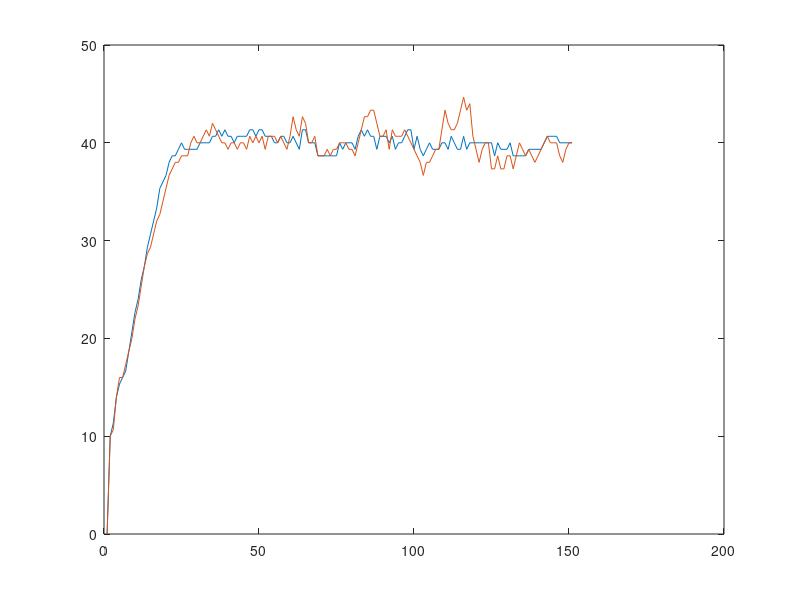

The MATLAB script that drew this image:
% Step response ref 40.rpm 
% PID : 0.5 1.25 0.25 
% Filter : 0.25
% Sample_Time 100 ms

V = [
0.00		0.00
10.00		6.67
16.67		20.00
16.67		13.33
13.33		13.33
13.33		16.67
16.67		16.67
20.00		20.00
20.00		20.00
23.33		20.00
23.33		23.33
26.67		26.67
26.67		26.67
30.00		30.00
30.00		30.00
33.33		30.00
33.33		30.00
33.33		33.33
36.67		36.67
40.00		33.33
36.67		36.67
36.67		36.67
40.00		40.00
40.00		40.00
40.00		36.67
40.00		36.67
40.00		40.00
36.67		40.00
40.00		40.00
40.00		43.33
40.00		40.00
40.00		36.67
40.00		40.00
40.00		43.33
40.00		46.67
40.00		36.67
43.33		43.33
40.00		36.67
43.33		40.00
36.67		43.33
43.33		36.67
40.00		40.00
40.00		40.00
40.00		40.00
40.00		40.00
43.33		40.00
40.00		40.00
40.00		36.67
43.33		46.67
40.00		36.67
40.00		43.33
43.33		36.67
40.00		40.00
40.00		40.00
40.00		43.33
40.00		43.33
40.00		36.67
40.00		36.67
43.33		43.33
40.00		40.00
36.67		40.00
40.00		43.33
43.33		46.67
40.00		36.67
36.67		36.67
46.67		50.00
40.00		40.00
36.67		36.67
40.00		36.67
36.67		40.00
40.00		40.00
40.00		40.00
36.67		36.67
40.00		40.00
36.67		36.67
40.00		43.33
40.00		40.00
43.33		40.00
36.67		40.00
40.00		36.67
40.00		40.00
40.00		40.00
40.00		36.67
43.33		46.67
43.33		43.33
36.67		46.67
43.33		40.00
36.67		40.00
43.33		46.67
36.67		36.67
43.33		40.00
43.33		40.00
36.67		43.33
40.00		36.67
40.00		46.67
36.67		36.67
46.67		40.00
36.67		43.33
43.33		40.00
43.33		43.33
36.67		33.33
36.67		36.67
43.33		40.00
36.67		36.67
40.00		36.67
40.00		40.00
40.00		36.67
40.00		43.33
36.67		40.00
40.00		36.67
43.33		50.00
40.00		46.67
36.67		36.67
43.33		36.67
36.67		36.67
40.00		53.33
40.00		53.33
43.33		43.33
36.67		30.00
40.00		40.00
40.00		36.67
40.00		46.67
43.33		36.67
36.67		36.67
40.00		43.33
40.00		36.67
40.00		33.33
36.67		36.67
43.33		43.33
36.67		36.67
40.00		36.67
40.00		40.00
40.00		36.67
36.67		36.67
36.67		43.33
40.00		43.33
40.00		36.67
40.00		33.33
40.00		40.00
36.67		40.00
40.00		40.00
40.00		40.00
40.00		36.67
43.33		43.33
40.00		43.33
40.00		36.67
40.00		40.00
40.00		36.67
40.00		36.67
40.00		40.00
40.00		43.33
];

V_left_new = V(:,1);
V_right_new = V(:,1);

for n=3:1:length(V)-2
    V_left_new(n) = (V(n-2,1) + V(n-1,1) + V(n,1) + V(n+1,1) + V(n+2,1))/5;
    V_right_new(n) = (V(n-2,2) + V(n-1,2) + V(n,2) + V(n+1,2) + V(n+2,2))/5;
end
%V_left = V(:,1);
%V_right = V(:,2);

figure;
plot(V_left_new);
hold on;
plot(V_right_new);
hold off;